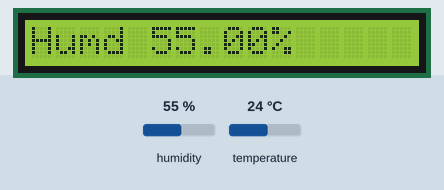
Recording of a sketch running on a simulated Arduino Uno, built with avr-gcc and run on an emulated ATmega328P. Parts: 16×1 character LCD. Inputs (shaded band) come from the test bench; at power-on: humidity 55 %, temperature 24 °C.

Above: at 1.3 s.
1.4 s: humidity set to 22 %
At 6.6 s:
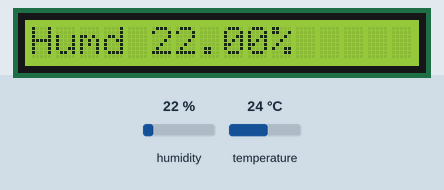
7.4 s: humidity set to 40 %
At 11.0 s:
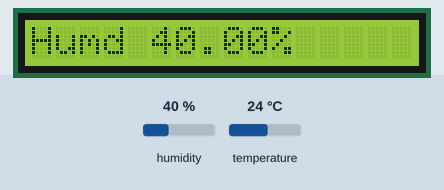
13.4 s: humidity set to 68 %
At 16.5 s:
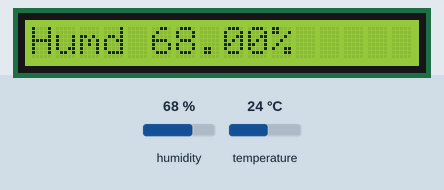
Timing chart, 0 to 18.0 s (numbered marks = the images above; inputs shaded):
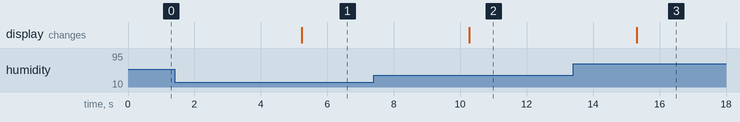

Measured:
- after the input at 1.4 s, the display: changes after 3.8 s (image 1)
- after the input at 7.4 s, the display: changes after 2.9 s (image 2)
- after the input at 13.4 s, the display: changes after 1.9 s (image 3)

The sketch:

2WriteToLCD.ino
```cpp
#include <dht.h>
#include <SPI.h>
#include <Wire.h>
#include <LiquidCrystal_I2C.h>


#define DHT11_PIN A0
LiquidCrystal_I2C lcd(0x27,20,4);

dht DHT;


void setup() {

  Serial.begin(9600);
  lcd.init();
   lcd.backlight();
  lcd.begin(16, 1);
}

void loop() {

  int chk = DHT.read11(DHT11_PIN);


  lcd.setCursor(0, 0);
  lcd.print("Temp ");
  lcd.print(DHT.temperature);
  lcd.print("\337C");
  lcd.setCursor(0, 1);
  lcd.print("Humd ");
  lcd.print(DHT.humidity);
  lcd.print("% ");
  delay(5000);
}
```
